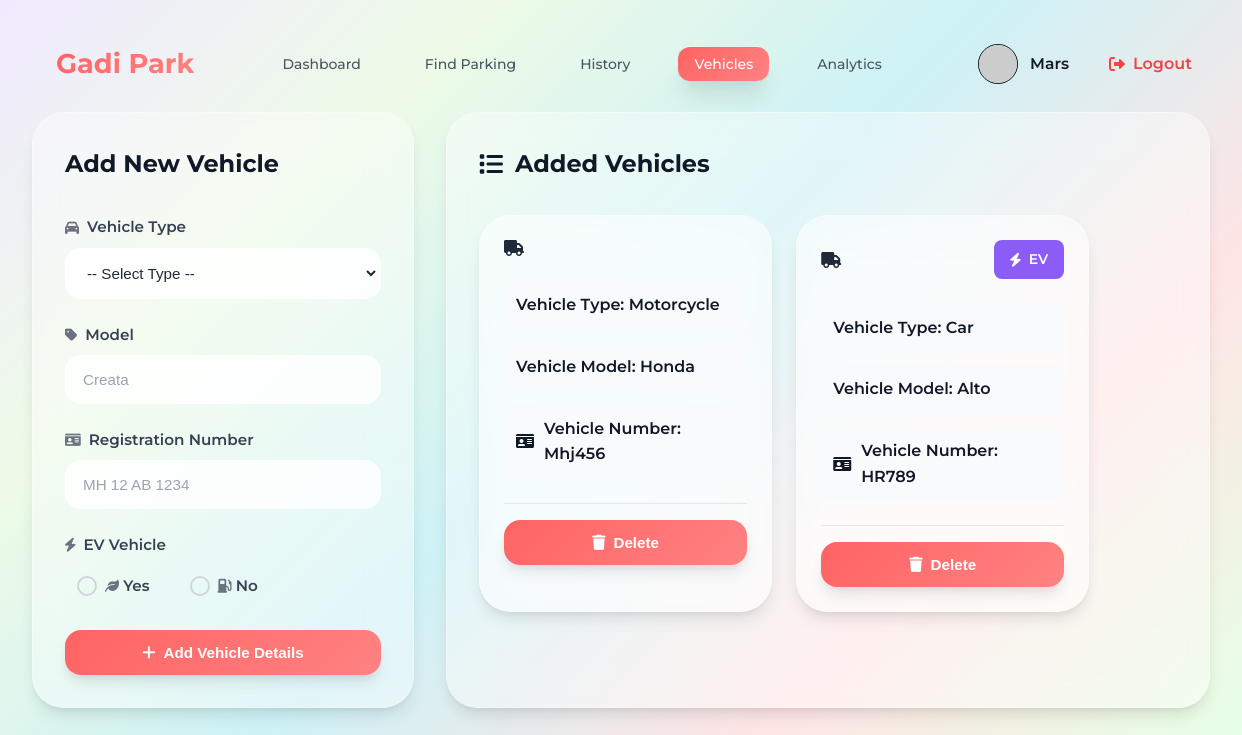
Page /vehicle (signed in) on the committed database.
### models/user.py (models this page shows, shortened)
class User(db.Model):
    __tablename__ = 'users'
    id=db.Column(db.Integer,primary_key=True)
    username=db.Column(db.String(80),unique=True,nullable=False)
    password_hash=db.Column(db.String(128),nullable=False)
    full_name=db.Column(db.String(80),nullable=True)
    is_admin=db.Column(db.Boolean,default=False)
    wallet_balance=db.Column(db.Float,default=0.00)
    total_parkings=db.Column(db.Integer,default=0)
    total_spendings=db.Column(db.Float,default=0)
    registration_date=db.Column(db.DateTime,default=db.func.current_timestamp())

### models/vehicle.py (models this page shows, shortened)
class Vehicle(db.Model):
    __tablename__ = 'vehicles'
    id = db.Column(db.Integer, primary_key=True)
    user_id = db.Column(db.Integer, db.ForeignKey('users.id'), nullable=False)
    type = db.Column(db.String(50), nullable=False)
    model = db.Column(db.String(50),nullable=False)
    registration_number = db.Column(db.String(20),nullable=False,unique=True)
    is_ev= db.Column(db.Boolean,default=False)

### routes/user.py (the view)
@user_bp.route('/vehicle',methods=['POST','GET'])
@login_required
@user_required
def vehicle():
    user=User.query.get(session.get('user_id'))
    if request.method =='POST':
        type=request.form.get('type')
        model=request.form.get('model').title()
        registration_number=request.form.get('registration_number')
        is_ev=request.form.get('is_ev') =='1'
        if not type or not model or not registration_number or is_ev is None:
            flash('All fields are required.', 'error')
            return redirect(url_for('user.vehicle'))
        reg_num=Vehicle.query.filter_by(registration_number=registration_number).first()
        if reg_num:
            flash('Vehicle with this registration number already exists.', 'error')
            return redirect(url_for('user.vehicle'))
        new_vehicle=Vehicle(user_id=user.id,type=type,model=model,registration_number=registration_number,is_ev=is_ev)
        db.session.add(new_vehicle)
        db.session.commit()
        flash('Vehicle added successfully.', 'success')
        return redirect(url_for('user.vehicle'))
    else:
        vehicles=Vehicle.query.filter_by(user_id=user.id).all()
        return render_template('vehicle.html',vehicles=vehicles,user=user)

### Templates/vehicle.html (shortened to what this page needs)
{% extends "base.html" %}
{% block style %}
<link rel="stylesheet" href="{{url_for('static',filename='css/base.css')}}">
<link rel="stylesheet" href="{{url_for('static',filename='css/vehicle.css')}}">
<link rel="stylesheet" href="{{url_for('static',filename='css/modal.css')}}">
<link rel="stylesheet" href="https://cdnjs.cloudflare.com/ajax/libs/font-awesome/6.0.0/css/all.min.css">
{% endblock %}
{% block content %}
<div class="vehicle-container">
   {% include "user_navbar.html"%}
    <div class="main">
        <div class="form-section bg">
            <div class="form-card">
                <h2>Add New Vehicle</h2>
                <form action="{{url_for('user.vehicle')}}" method="POST" class="vehicle-form">
                    <div class="form-group">
                        <label for="type">
                            <i class="fas fa-car"></i>
                            Vehicle Type
                        </label>
                        <select name="type" id="type" required>
                            <option value="">-- Select Type --</option>
                        </select>
                    </div>
                    <div class="form-group">
                        <label for="model">
                            <i class="fas fa-tag"></i>
                            Model
                        </label>
                        <input type="text" id="model" name="model" placeholder="Creata" required>
                    </div>
                    <div class="form-group">
                        <label for="registration_number">
                            <i class="fas fa-id-card"></i>
                            Registration Number
                        </label>
                        <input type="text" id="registration_number" name="registration_number" placeholder="MH 12 AB 1234" required>
                    </div>
                    <div class="form-group">
                        <label class="section-label">
                            <i class="fas fa-bolt"></i>
                            EV Vehicle
                        </label>
                        <div class="radio-group">
                            <label class="radio-option">
                                <span class="radio-custom"></span>
                                <span class="radio-text">
                                    <i class="fas fa-leaf"></i>
                                    Yes
                                </span>
                            </label>
                            <label class="radio-option">
                                <span class="radio-custom"></span>
                                <span class="radio-text">
                                    <i class="fas fa-gas-pump"></i>
                                    No
                                </span>
                            </label>
                        </div>
                    </div>
                    <button type="submit" class="btn-style submit-btn">
                        <i class="fas fa-plus"></i>
                        Add Vehicle Details
                    </button>
                </form>
            </div>
        </div>
        <div class="vehicles-section bg">
            <h2><i class="fas fa-list"></i> Added Vehicles</h2>
            <div class="vehicles-grid {% if not vehicles %}em"{%endif%}">
                {% if not vehicles %}
                <div class="empty">
                    <h3>No Vehicles Added</h3>
                    <p>Add your first vehicle to get started</p>
                </div>
                {%else%}
                    {% for vehicle in vehicles %}
                    <div class="cards bg">
                        <div class="card-head">
                            <i class="fa-solid fa-truck"></i>
                            {% if vehicle.is_ev %}
                            <div class="ev-badge">
                                <i class="fas fa-bolt"></i>
                                EV
                            </div>
                            {% endif %}
                        </div>
                        <div class="vehicle-details">
                            <h3> Vehicle Type: {{ vehicle.type.title() }}</h3>
                            <h3>Vehicle Model: {{ vehicle.model }}</h3>
                            <h3><i class="fas fa-id-card"></i> Vehicle Number: {{ vehicle.registration_number }}</h3>
                        </div>
                        <form action="{{url_for('user.vehicle_delete')}}" method="POST" class="delete-form">
                            <button type="submit" class="delete-btn btn-style" >
                                <i class="fas fa-trash"></i>
                                Delete
                            </button>
                        </form>
                    </div>
                    {% endfor %}
                {% endif %}
            </div>
        </div>
    </div>
</div>
{% endblock %}

### Templates/user_navbar.html
{%extends "base.html" %}
{%block style%}
<link rel="stylesheet" href="{{url_for('static',filename='css/user_navbar.css')}}">
{%endblock%}
{%block content %}
{% set current_path = request.path %}
<nav class="top-navbar">
        <div class="nav-container">
            <div class="logo">
                <h2>Gadi Park</h2>
            </div>
            <ul class="nav-links">
                <li class="{% if current_path == url_for('user.user_dashboard')%}active{%endif%}"><a href="{{ url_for('user.user_dashboard') }}">Dashboard</a></li>
                <li class="{% if current_path == url_for('user.find_parking')%}active{%endif%}"><a href="{{ url_for('user.find_parking') }}">Find Parking</a></li>
                <li class="{% if current_path == url_for('user_activity.history')%}active{%endif%}"><a href="{{url_for('user_activity.history')}}">History</a></li>
                <li class="{% if current_path == url_for('user.vehicle')%}active{%endif%}"><a href="{{url_for('user.vehicle')}}">Vehicles</a></li>
                <li class="{% if current_path == url_for('user.user_charts')%}active{%endif%}"><a href="{{url_for('user.user_charts')}}">Analytics</a></li>
            </ul>
            <div class="user-actions">
                <a href="{{url_for('profile.profile')}}">
                    <div class="user-profile">
                        <div class="profile-avatar">
                            <img src="https://api.dicebear.com/9.x/open-peeps/svg?seed={{ username }}&backgroundColor=transparent&radius=50"alt="Profile Avatar"class="profile-avatar"/>
                        </div>
                        <span class="user-name">{{ user.full_name }}</span>
                    </div>
                </a>
                <a href="{{url_for('auth.logout')}}" class="logout-btn">
                    <i class="fas fa-sign-out-alt"></i>
                    <span>Logout</span>
                </a>
            </div>
        </div>
    </nav>
{%endblock%}

### Static/css/base.css (style rules this page uses)
:root { --main-gradient: linear-gradient(135deg, #FF6363 0%, #FF8282 100%); --gradient-blue: linear-gradient(135deg, #74b9ff 0%, #0984e3 100%); --gradient-purple: linear-gradient(135deg, #a29bfe 0%, #5044ad 100%); --gradient-pink: linear-gradient(135deg, #fd79a8 0%, #ff47fc 100%); --gradient-green: linear-gradient(135deg, #00b894 0%, #55efc4 100%); --gradient-orange: linear-gradient(135deg, #e17055 0%, #fdcb6e 100%); --gradient-red: linear-gradient(135deg, #e17055 0%, #ff1100 100%); --gradient-gray: linear-gradient(135deg, #dfe6e992 0%, #b2bec399 100%); --bg-gradient-main: linear-gradient(135deg, #F1EAFF 0%, #ecfae5f0 25%, #cbf1f5f5 50%, #FFE5E5 75%, #E5FFE5 100%); --bg-gradient-soft: linear-gradient(135deg, #ffeaa7 0%, #fab1a0 100%); --bg-gradient-cool: linear-gradient(135deg, #a8edea 0%, #fed6e3 100%); --white: #ffffff; --gray-50: #f9fafb; --gray-100: #f3f4f6; --gray-200: #e5e7eb; --gray-300: #d1d5db; --gray-400: #9ca3af; --gray-500: #6b7280; --gray-600: #4b5563; --gray-700: #374151; --gray-800: #1f2937; --gray-900: #111827; --shadow-sm: 0 1px 2px 0 rgba(0, 0, 0, 0.05); --shadow: 0 1px 3px 0 rgba(0, 0, 0, 0.1), 0 1px 2px 0 rgba(0, 0, 0, 0.06); --shadow-md: 0 4px 6px -1px rgba(0, 0, 0, 0.1), 0 2px 4px -1px rgba(0, 0, 0, 0.06); --shadow-lg: 0 10px 15px -3px rgba(0, 0, 0, 0.1), 0 4px 6px -2px rgba(0, 0, 0, 0.05); --shadow-xl: 0 20px 25px -5px rgba(0, 0, 0, 0.1), 0 10px 10px -5px rgba(0, 0, 0, 0.04); --shadow-2xl: 0 20px 25px -5px rgba(0, 0, 0, 0.208), 0 10px 10px -5px rgba(0, 0, 0, 0.04); --radius-sm: 0.375rem; --radius: 0.5rem; --radius-md: 0.75rem; --radius-lg: 1rem; --radius-xl: 1.5rem; --radius-2xl: 2rem; --refresh-btn-color:rgb(5, 84, 104); --available-color: #10b924aa; --occupied-color: #ef4444; --ev-color: #8b5cf6; --regular-color:#ffc0cb; --border-color: #ef4444; --transition: all 0.3s cubic-bezier(0.4, 0, 0.2, 1); --electric-color:rgb(255, 37, 248) (0.4, 0, 0.2, 1); }
* { margin: 0; padding: 0; box-sizing: border-box; }
body { font-family: 'Inter', sans-serif; background: var(--bg-gradient-main); color: var(--gray-800); line-height: 1.6; height: 100%; font-family: "Montserrat", sans-serif; }
.bg { background: rgba(255, 255, 255, 0.4); backdrop-filter: blur(20px); border-radius: var(--radius-2xl); box-shadow: var(--shadow-lg); border: 1px solid rgba(255, 255, 255, 0.3); }
.btn-style { background: var(--main-gradient); color: white; border: none; padding: 0.875rem 1.5rem; border-radius: var(--radius-lg); font-weight: 600; cursor: pointer; transition: var(--transition); display: flex; align-items: center; gap: 0.5rem; box-shadow: var(--shadow-lg); font-size: 0.95rem; }
.active { background: rgba(17, 255, 176, 0.1); color: #10b981; }

### Static/css/vehicle.css (style rules this page uses)
.vehicle-container { max-width: 1400px; margin: 0 auto; padding: 2rem; }
.main { margin-top: 1rem; display: grid; grid-template-columns: 1fr 2fr; gap: 2rem; }
.form-section { position: sticky; top: 2rem; height: fit-content; }
.form-card { padding: 2rem; }
.form-card h2 { font-size: 1.5rem; font-weight: 700; color: var(--gray-900); margin-bottom: 2rem; display: flex; align-items: center; gap: 0.75rem; }
.vehicle-form { display: flex; flex-direction: column; gap: 1.5rem; }
.submit-btn { display: flex; align-items: center; justify-content: center; }
.vehicles-section { padding: 2rem; overflow-y: auto; }
.vehicles-section h2 { font-size: 1.5rem; font-weight: 700; color: var(--gray-900); margin-bottom: 2rem; display: flex; align-items: center; gap: 0.75rem; }
.vehicles-grid { display: flex; flex-wrap: wrap; gap: 1.5rem; }
.cards { padding: 1.5rem; width: 42%; }
.card-head { display: flex; align-items: center; justify-content: space-between; margin-bottom: 1.5rem; }
.ev-badge { display: flex; align-items: center; gap: 0.5rem; background:var(--ev-color); color: var(--white); padding: 0.5rem 1rem; border-radius: var(--radius); font-size: 0.875rem; font-weight: 600; }
.vehicle-details { margin-bottom: 1.5rem; }
.vehicle-details h3 { display: flex; align-items: center; gap: 0.75rem; font-size: 1rem; font-weight: 600; color: var(--gray-900); margin-bottom: 0.75rem; padding: 0.75rem; background: var(--gray-50); border-radius: var(--radius); }
.vehicle-details h3 i { color: var(--primary-color); width: 1rem; }
.delete-form { border-top: 1px solid var(--gray-200); padding-top: 1rem; }
.delete-btn { display: flex; align-items: center; justify-content: center; gap: 0.5rem; width: 100%; padding: 0.75rem 1rem; }

### rows in the picture
User: full_name "Mars"
Vehicle: type "Motorcycle", model "Honda", registration_number "Mhj456"
Vehicle: is_ev True (drawn), type "Car", model "Alto", registration_number "HR789"
